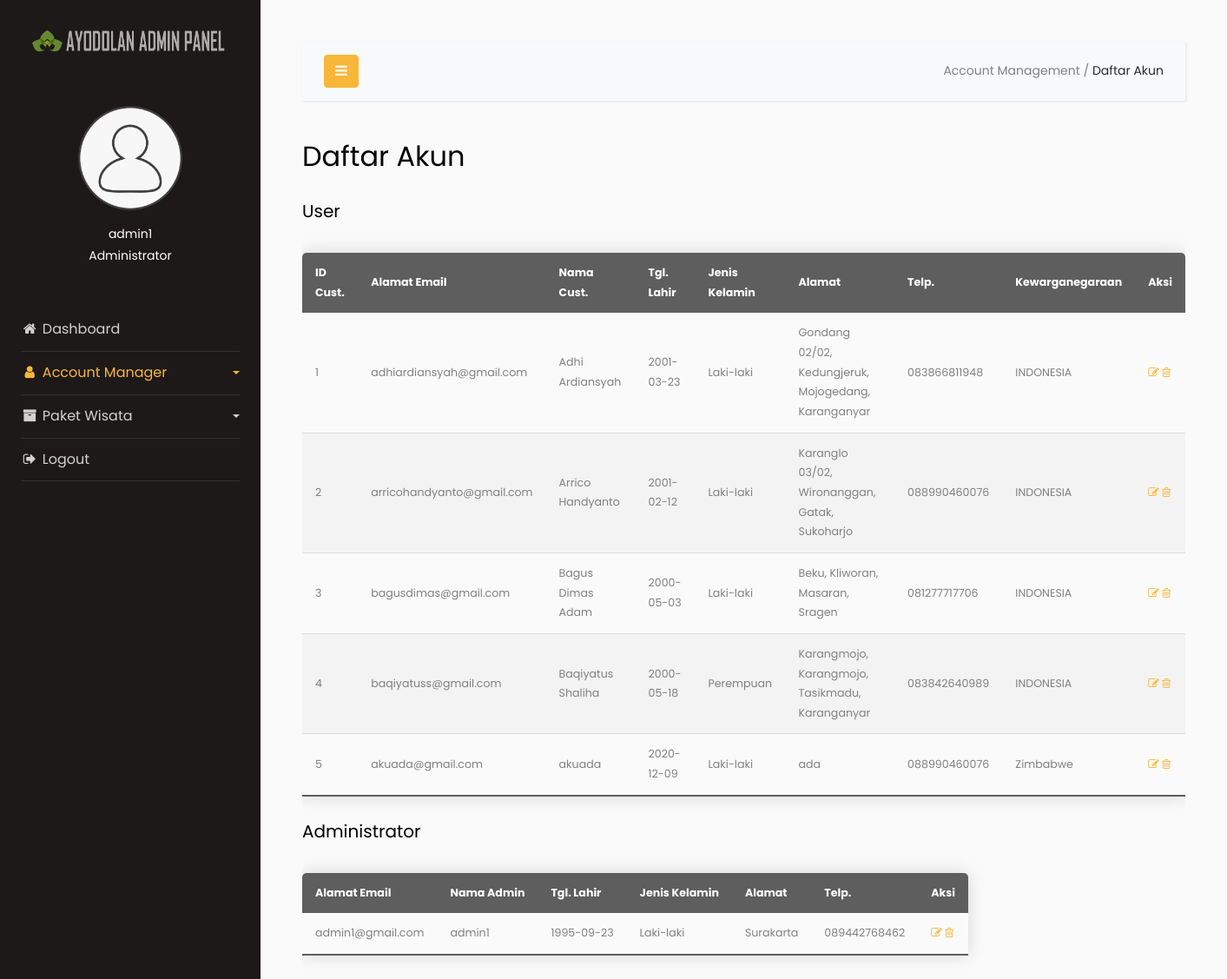
Screenshot of /Admin/ayodolan-admin/daftar-akun.php with the database file from the repository.
### tables this page shows
CREATE TABLE `pendaftaran` (
  `id_pelanggan` int(8) NOT NULL,
  `email_pelanggan` varchar(50) NOT NULL,
  `nama_pelanggan` varchar(30) NOT NULL,
  `tglLahir_pelanggan` date NOT NULL,
  `kelamin_pelanggan` varchar(9) NOT NULL,
  `alamat_pelanggan` text NOT NULL,
  `telp_pelanggan` varchar(14) NOT NULL,
  `kewarganegaraan` varchar(20) NOT NULL,
  `kataSandi_pelanggan` varchar(225) NOT NULL
);

CREATE TABLE `pendaftaran_admin` (
  `email_admin` varchar(50) NOT NULL,
  `nama_admin` varchar(30) NOT NULL,
  `tglLahir_admin` date NOT NULL,
  `kelamin_admin` varchar(9) NOT NULL,
  `alamat_admin` text NOT NULL,
  `telp_admin` varchar(14) NOT NULL,
  `kataSandi_admin` varchar(15) NOT NULL
);

### Admin/ayodolan-admin/daftar-akun.php (the view, shortened to what this page needs)
<!doctype html>
<html lang="en">
  <head>
		<link rel="stylesheet" href="https://stackpath.bootstrapcdn.com/font-awesome/4.7.0/css/font-awesome.min.css">
    <link rel="stylesheet" href="css/style.css">
  </head>
  <body>
		<div class="wrapper d-flex align-items-stretch">
			<nav id="sidebar">
        <div class="logo-brand" style="text-align: center; padding-top: 20px;">
            <a href="index.php"><img src="images/branding-logo.png" alt="Logo" style="opacity: .8; width: 85%;"></a>
        </div>
				<div class="p-4 pt-5">
          <div class="user">
            <a href="" class="img logo rounded-circle mb-5" style="background-image: url(images/user-2-icon.png); margin-bottom: 0px !important;"></a>
          </div>
          <div class="user" style="padding-top: 15px;">
            <p align="center">
              admin1<br>
              Administrator
            </p>
          </div>
	        <ul class="list-unstyled components mb-5" style="margin-top: 3rem !important;">
	          <li>
	            <a href="index.php"><i class="fa fa-fw fa-home"></i> Dashboard</a>
	          </li>
	          <li class="active">
              <a href="#pageSubmenu" data-toggle="collapse" aria-expanded="false" class="dropdown-toggle">
                <i class="fa fa-fw fa-user"></i> Account Manager
              </a>
	          </li>
	          <li>
              <a href="#homeSubmenu" data-toggle="collapse" aria-expanded="false" class="dropdown-toggle">
                <i class="fa fa-fw fa-archive"></i> Paket Wisata
              </a>
	          </li>
	          <li>
              <a href="#"><i class="fa fa-fw fa-sign-out"></i> Logout</a>
	          </li>
	        </ul>
	      </div>
    	</nav>
      <div id="content" class="p-4 p-md-5">
        <nav class="navbar navbar-expand-lg navbar-light bg-light">
          <div class="container-fluid">
            <button type="button" id="sidebarCollapse" class="btn btn-primary">
              <i class="fa fa-bars"></i>
            </button>
            <div class="collapse navbar-collapse" id="navbarSupportedContent">
              <ul class="nav navbar-nav ml-auto">
                <li class="nav-item active">
                  <a>Account Management / </a>
                  <a href="daftar-akun.php" style="color: #292929;">Daftar Akun</a>
                </li>
              </ul>
            </div>
          </div>
        </nav>
        <h2 class="mb-4">Daftar Akun</h2>
          <h5>User</h5>
            <?php
              require('config.php');
              $sql = "SELECT * FROM pendaftaran";
              $result = mysqli_query($conn, $sql);
              if($result->num_rows > 0) {
                  echo "<div style='overflow-x:auto;'><table class='content-table'>
                  <thead>
                    <tr>
                      <th>ID Cust.</th>
                      <th>Alamat Email</th>
                      <th>Nama Cust.</th>
                      <th>Tgl. Lahir</th>
                      <th>Jenis Kelamin</th>
                      <th>Alamat</th>
                      <th>Telp.</th>
                      <th>Kewarganegaraan</th>
                      <th>Aksi</th>
                    </tr>
                  </thead>";
                  while($row = $result -> fetch_assoc()){
                      echo "<tr><td>" . $row["id_pelanggan"]. "</td>
                      <td>" . $row["email_pelanggan"]. "</td>
                      <td>" . $row["nama_pelanggan"]. "</td>
                      <td>" . $row["tglLahir_pelanggan"]. "</td>
                      <td>" . $row["kelamin_pelanggan"]. "</td>
                      <td>" . $row["alamat_pelanggan"]. "</td>
                      <td>" . $row["telp_pelanggan"]. "</td>
                      <td>" . $row["kewarganegaraan"]. "</td>
                      <td>
                      <a href='edit-user.php?target=".$row["id_pelanggan"]."'> <i class='fa fa-pencil-square-o'></i>
                      <a href=hapus-user.php?id=".$row["id_pelanggan"]." onclick=\"return confirm('Apakah anda yakin untuk menghapus?')\"><i class='fa fa-trash-o'></i></a>
                      </td>
                  </tr>";
                    }
                  echo "</table></div>";
              } else {
                  echo "Tidak ada data";
              }
            ?>
          <h5>Administrator</h5>
            <?php
                require('config.php');
                $sql = "SELECT * FROM pendaftaran_admin";
                $result = mysqli_query($conn, $sql);
                if($result->num_rows > 0) {
                    echo "<div style='overflow-x:auto;'><table class='content-table'>
                    <thead>
                      <tr>
                        <th>Alamat Email</th>
                        <th>Nama Admin</th>
                        <th>Tgl. Lahir</th>
                        <th>Jenis Kelamin</th>
                        <th>Alamat</th>
                        <th>Telp.</th>
                        <th>Aksi</th>
                      </tr>
                    </thead>";
                    while($row = $result -> fetch_assoc()){
                        echo "<tr><td>" . $row["email_admin"]. "</td>
                        <td>" . $row["nama_admin"]. "</td>
                        <td>" . $row["tglLahir_admin"]. "</td>
                        <td>" . $row["kelamin_admin"]. "</td>
                        <td>" . $row["alamat_admin"]. "</td>
                        <td>" . $row["telp_admin"]. "</td>
                        <td>
                        <a href='edit-admin.php?target=".$row["email_admin"]."'> <i class='fa fa-pencil-square-o'></i>
                        <a href=hapus-admin.php?id=".$row["email_admin"]." onclick=\"return confirm('Apakah anda yakin untuk menghapus?')\"><i class='fa fa-trash-o'></i></a>
                        </td>
                    </tr>";
                      }
                    echo "</table></div>";
                } else {
                    echo "Tidak ada data";
                }
              ?>
      </div>
		</div>
  </body>
</html>

### rows the page displays
pendaftaran: id_pelanggan "1", email_pelanggan "adhiardiansyah@gmail.com", nama_pelanggan "Adhi Ardiansyah", tglLahir_pelanggan "2001-03-23", kelamin_pelanggan "Laki-laki", alamat_pelanggan "Gondang 02/02, Kedungjeruk, Mojogedang, Karanganyar", telp_pelanggan "083866811948", kewarganegaraan "INDONESIA"
pendaftaran: id_pelanggan "2", email_pelanggan "arricohandyanto@gmail.com", nama_pelanggan "Arrico Handyanto", tglLahir_pelanggan "2001-02-12", kelamin_pelanggan "Laki-laki", alamat_pelanggan "Karanglo 03/02, Wironanggan, Gatak, Sukoharjo", telp_pelanggan "088990460076", kewarganegaraan "INDONESIA"
pendaftaran: id_pelanggan "3", email_pelanggan "bagusdimas@gmail.com", nama_pelanggan "Bagus Dimas Adam", tglLahir_pelanggan "2000-05-03", kelamin_pelanggan "Laki-laki", alamat_pelanggan "Beku, Kliworan, Masaran, Sragen", telp_pelanggan "081277717706", kewarganegaraan "INDONESIA"
pendaftaran: id_pelanggan "4", email_pelanggan "baqiyatuss@gmail.com", nama_pelanggan "Baqiyatus Shaliha", tglLahir_pelanggan "2000-05-18", kelamin_pelanggan "Perempuan", alamat_pelanggan "Karangmojo, Karangmojo, Tasikmadu, Karanganyar", telp_pelanggan "083842640989", kewarganegaraan "INDONESIA"
pendaftaran: id_pelanggan "5", email_pelanggan "akuada@gmail.com", nama_pelanggan "akuada", tglLahir_pelanggan "2020-12-09", kelamin_pelanggan "Laki-laki", alamat_pelanggan "ada", telp_pelanggan "088990460076", kewarganegaraan "Zimbabwe"
pendaftaran_admin: email_admin "admin1@gmail.com", nama_admin "admin1", tglLahir_admin "1995-09-23", kelamin_admin "Laki-laki", alamat_admin "Surakarta", telp_admin "089442768462"
